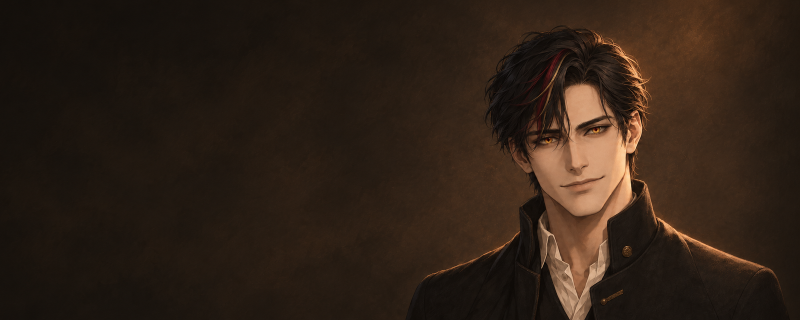
#> input picture assets/sahne.png, 1600 x 640 px (shown at 1/2 size)
$ python animasyon.py
#> lines starting #> are read from the running program, lines starting #| are printed output that depends on the picture; after the words box and inside, x2 and y2 are one past the last pixel; in counts of white or black regions, pixels touching at a corner belong together
### assets/banner.py
"""NOIR GitHub profil banner'ı ve araç kartı (koyu, sıcak; NOIR karakterinin paleti).

Sahne (sahne.png, 1600x640) yazısız bir görseldir: onaylı NOIR portresi görsel referans
verilerek üretildi, yalnız göz içi ikinci bir yerel düzenlemeyle portreye eşlendi, sonra
2,5:1 kırpılıp ölçeklendi (esnetme yok). Bütün yazılar bu dosyada kodla dizilir; görsel
üretici modele yazı yazdırılmaz. Fontlar fonts/ klasöründen okunur (SIL OFL 1.1).

Kullanım:
    python banner.py                 # banner.png + kart-dogallastirici.png

ciz(durum, zoom, parla) animasyon.py tarafından kare kare çağrılır; argümansız çağrı
statik banner'ın son halidir.
"""
import argparse
import os

from PIL import Image, ImageChops, ImageDraw, ImageFilter, ImageFont

KOK = os.path.dirname(os.path.abspath(__file__))
FONT = os.path.join(KOK, "fonts")
SAHNE = os.path.join(KOK, "sahne.png")

W, H = 1600, 640          # çıktı boyutu
S = 2                     # yazı maskesi ölçeği (2x çizilip küçültülür, kenarlar yumuşar)

# Palet: portreden ölçülen renkler (zemin umber/kömür, gömlek fildişi, iris altını,
# iris çevresindeki kızıl halka ve saçtaki bordo tutam).
ZEMIN = "#14100C"
KREM = "#EFE4D2"
SOLUK = "#BBA88E"
SATIR_RENK = "#D2C2A8"
AMBER = "#E0A43C"
KIZIL = "#A8321E"
CIZGI = "#4A3A2B"

ODAK = (1145, 271)        # iki gözün ortası (sahne.png px); yakınlaşma bu noktaya doğru
GOZLER = ((1098, 281), (1192, 261))

SON = {"etiket": 1, "baslik": 1, "satir": 1, "alt": 1}


def tr_buyuk(s):
    """Türkçe büyük harf: i→İ, ı→I (str.upper() bunu bilmez)."""
    return str(s).replace("i", "İ").replace("ı", "I").upper()


def s(v):
    return int(round(v * S))


_fc = {}


def font(ad, px, agirlik=None):
    k = (ad, px, agirlik)
    if k not in _fc:
        f = ImageFont.truetype(os.path.join(FONT, ad), s(px))
        if agirlik is not None:                        # Newsreader değişken: [wght, opsz]
            f.set_variation_by_axes([agirlik, min(72, max(6, px))])
        _fc[k] = f
    return _fc[k]


def serif(px, w=560):
    return font("Newsreader-VF.ttf", px, w)


def italik(px, w=400):
    return font("Newsreader-Italic-VF.ttf", px, w)


def mono(px, kalin=True):
    return font("IBMPlexMono-SemiBold.ttf" if kalin else "IBMPlexMono-Medium.ttf", px)


def kademe(t, a, b):
    """t'yi [a,b] aralığında 0..1'e eşler; yumuşak (smoothstep)."""
    if t <= a:
        return 0.0
    if t >= b:
        return 1.0
    u = (t - a) / (b - a)
    return u * u * (3 - 2 * u)


# ── çizim yardımcıları ─────────────────────────────────────────────────────
class Tuval:
    """1x görüntü üstüne 2x çizilmiş maskeyle yarı saydam boyama."""

    def __init__(self, im):
        self.im = im.copy()

    def boya(self, renk, maske_ciz, alfa=1.0, wipe=None):
        if alfa <= 0:
            return
        m = Image.new("L", (s(W), s(H)), 0)
        maske_ciz(ImageDraw.Draw(m))
        if wipe is not None:
            m = ImageChops.multiply(m, wipe)
        m = m.resize(self.im.size, Image.LANCZOS)
        if alfa < 1:
            m = m.point(lambda v: int(v * alfa))
        self.im.paste(renk, (0, 0), m)


def aralikli(d, x, y, metin, f, takip_em, fill=255, anchor="ls"):
    """Harf aralıklı (letter-spacing) yazı; bitiş x'ini döndürür (2x px)."""
    tk = f.size * takip_em
    for ch in metin:
        d.text((x, y), ch, font=f, fill=fill, anchor=anchor)
        x += f.getlength(ch) + tk
    return x


def aralikli_gen(metin, f, takip_em):
    return sum(f.getlength(c) for c in metin) + f.size * takip_em * (len(metin) - 1)


def wipe_maske(x0, x1, p, yumusak=70):
    """p∈[0,1]: x0→x1 (2x px) arası soldan sağa açılan yatay maske."""
    w, h = s(W), s(H)
    on = x0 + (x1 - x0 + s(yumusak)) * p
    satir = Image.new("L", (w, 1))
    px = satir.load()
    for x in range(w):
        v = (on - x) / s(yumusak)
        px[x, 0] = int(255 * max(0.0, min(1.0, v)))
    return satir.resize((w, h))


# [8 lines left out: function kapsul, not called in this run]


# ── sahne katmanları ───────────────────────────────────────────────────────
_sahne = None


def sahne():
    global _sahne
    if _sahne is None:
        im = Image.open(SAHNE).convert("RGB")
#> im is the input picture: PIL image 1600x640 RGB; mean R, G, B 47.3, 33.2, 22.7
        if im.size != (W, H):
            raise SystemExit(f"sahne.png {im.size}; beklenen {(W, H)}")
        _sahne = im
    return _sahne


def _pencere(z):
#> called with z = 1.03
    fx, fy = ODAK
#> fx = 1145; fy = 271
    w, h = W / z, H / z
    x0 = min(max(fx - fx / z, 0), W - w)
#> x0 = 38.72
    y0 = min(max(fy - fy / z, 0), H - h)
#> y0 = 9.16
    return x0, y0, w, h


def yakinlas(im, z):
    """ODAK noktasına doğru z kat yakınlaşma (z ≥ 1); en-boy oranı korunur."""
    if z <= 1.0001:
        return im
    x0, y0, w, h = _pencere(z)
#> x0 = 38.72; y0 = 9.16; w = 1545.9; h = 618.4
    return im.transform((W, H), Image.EXTENT, (x0, y0, x0 + w, y0 + h), Image.BICUBIC)
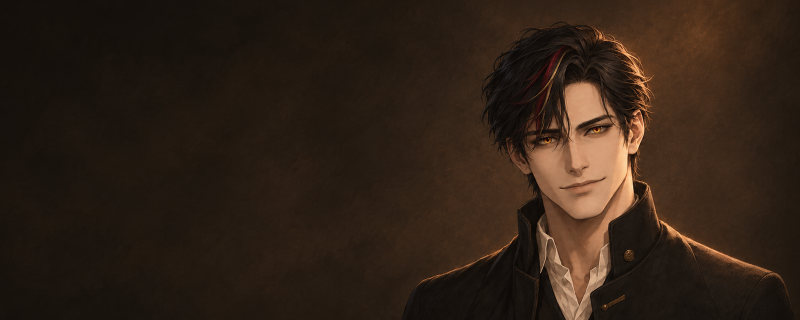
#> returned value: PIL image 1600x640 RGB (shown at 1/2 size); mean R, G, B 48.1, 33.5, 22.7


def nokta(p, z):
    """Sahne noktasının z yakınlaşmasındaki yeri."""
    if z <= 1.0001:
        return p
    x0, y0, _, _ = _pencere(z)
    return ((p[0] - x0) * z, (p[1] - y0) * z)


_kar = None


def karartma_maskesi():
    """Yazı alanının arkası: soldan sağa azalan yumuşak karartma + hafif alt kenar."""
    global _kar
    if _kar is None:
        sutun = [1 - kademe(x, 0, 0.60 * W) for x in range(W)]
        satir = [kademe(y, 0.70 * H, H) * 0.35 for y in range(H)]
        m = Image.new("L", (W, H), 0)
#> m: PIL image 1600x640 L; every value is 0
        m.putdata([int(255 * min(1.0, 0.52 * u + v * (1 - 0.5 * u)))
                   for v in satir for u in sutun])
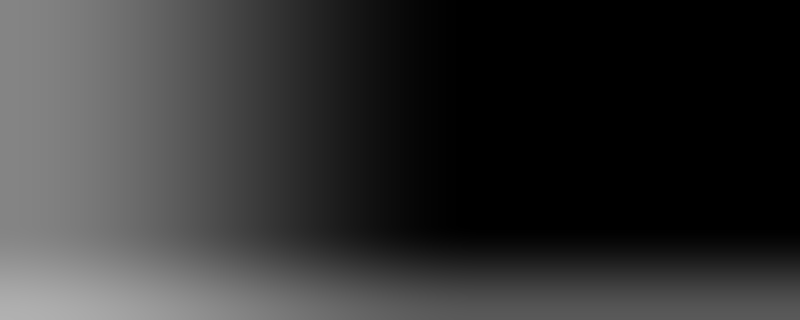
#> m: PIL image 1600x640 L (shown at 1/2 size); min 0, max 177, mean 50.8
        _kar = m
    return _kar


def parilti(im, g, z=1.0):
    """Gözlerde ince sıcak parlama (yüz geometrisine dokunmaz); g=0 iken görüntü değişmez."""
    if g <= 0:
        return im
    k = Image.new("L", (W, H), 0)
    d = ImageDraw.Draw(k)
    for p in GOZLER:
        x, y = nokta(p, z)
        r = 9 * z
        d.ellipse([x - r, y - r * .62, x + r, y + r * .62], fill=int(115 * g))
    k = k.filter(ImageFilter.GaussianBlur(5 * z))
    renk = Image.new("RGB", (W, H), AMBER)
    return ImageChops.add(im, ImageChops.multiply(renk, Image.merge("RGB", (k, k, k))))


# ── banner ─────────────────────────────────────────────────────────────────
SATIR = "Türkçe yapay zeka araçları ve okuma notları"
ETIKET = "ARAÇLAR · SKILL'LER · OKUMA NOTLARI"   # elle büyük harf: "skill" İngilizce, İ almaz
X0 = 92


def ciz(durum=None, zoom=1.0, parla=0.0):
    """durum: SON anahtarlarıyla ilerleme (0..1). zoom ≥ 1, parla 0..1. Argümansız = statik son hal."""
    d = dict(SON, **(durum or {}))
    im = yakinlas(sahne(), zoom)
    im = parilti(im, parla, zoom)
    im = Image.composite(Image.new("RGB", (W, H), ZEMIN), im, karartma_maskesi())
    t = Tuval(im)

    # etiket satırı: kızıl kısa çizgi + amber mono
    e = d["etiket"]
    if e > 0:
        y = 188
        t.boya(KIZIL, lambda g: g.rectangle([s(X0), s(y - 9), s(X0 + 26), s(y - 5)], fill=255), e)
        fm = mono(20)
        bx = s(X0 + 42)
        wm = None if e >= 1 else wipe_maske(bx, bx + aralikli_gen(ETIKET, fm, .16), e)
        t.boya(AMBER, lambda g: aralikli(g, bx, s(y), ETIKET, fm, .16), 1, wm)

    # başlık
    b = d["baslik"]
    if b > 0:
        f = serif(204, 540)
        bx, by = s(X0 - 8), s(388)
        wm = None if b >= 1 else wipe_maske(bx, bx + aralikli_gen("NOIR", f, .02), b, yumusak=120)
        t.boya(KREM, lambda g: aralikli(g, bx, by, "NOIR", f, .02), 1, wm)

    # alt satır
    st = d["satir"]
    if st > 0:
        fi = italik(38, 430)
        sx = s(X0)
        wm = None if st >= 1 else wipe_maske(sx, sx + fi.getlength(SATIR), st)
        t.boya(SATIR_RENK, lambda g: g.text((sx, s(452)), SATIR, font=fi, fill=255, anchor="ls"), 1, wm)

    # alt imza: kısa çizgi, iki renkli kapsül, @noirkrtx
    al = d["alt"]
    if al > 0:
        ya = 562
        t.boya(CIZGI, lambda g: g.rectangle([s(X0), s(514), s(X0) + s(300) * al, s(515.5)], fill=255))
        kw, kh = s(36), s(8)
        kapsul(t, s(X0), s(ya) - s(7) - kh // 2, kw, kh, al)
        t.boya(KREM, lambda g: aralikli(g, s(X0 + 52), s(ya), "@noirkrtx", mono(22), .06), al)

    return t.im


# ── araç kartı (README'deki kart; karakter yok) ────────────────────────────
# [46 lines left out: function kart, not called in this run]


# [14 lines that do not run on import are left out]

### assets/animasyon.py
"""NOIR profil banner'ının hareketli WebP'si (banner.py ile aynı çizim, kare kare).

Sıra: sahne 1,035 yakınlıktan gözlerin ortasına doğru yavaşça 1,00'a oturur (kamera
geri çekilir; yüz geometrisine dokunan bir efekt yok) → gözlerde ince, sıcak bir parlama
yükselip söner → etiket, NOIR, alt satır ve imza soldan açılır. Son kare statik
banner.png ile aynı çizimdir (zoom 1, parlama 0); animasyon bir kez oynar.

Kullanım:  python animasyon.py  [-o banner-hareketli.webp] [--fps 20] [--kalite 82]
Rastgelelik yok: aynı kod her seferinde aynı kareleri üretir.
"""
import argparse
import os

import banner as B

KOK = os.path.dirname(os.path.abspath(__file__))
SURE = 4.2        # hareketli bölüm (sn)
BEKLE = 1.5       # son karede bekleme (sn); sonra durağan kalır


def kare(t):
    k = B.kademe
    zoom = 1.0 + 0.035 * (1 - k(t, 0.0, SURE))
    parla = k(t, 0.6, 1.5) * (1 - k(t, 1.9, 3.0))
    durum = {
        "etiket": k(t, 1.0, 1.8),
        "baslik": k(t, 1.3, 2.4),
        "satir": k(t, 2.0, 3.0),
        "alt": k(t, 2.7, 3.5),
    }
    return B.ciz(durum, zoom=zoom, parla=parla)


def uret(yol, fps, kalite):
    n = int(SURE * fps)
    ms = round(1000 / fps)
    kareler = [kare(i / fps) for i in range(n)]
#> in parilti (call 14), `k = k.filter(ImageFilter.GaussianBlur(5 * z))`:
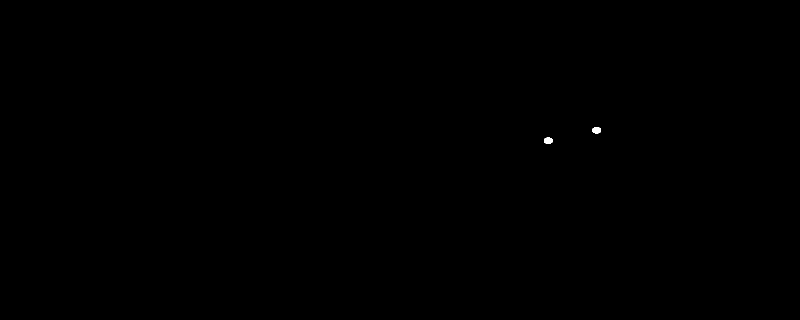
#> k: PIL image 1600x640 L (shown at 1/2 size); values 0 (black) and 1 (white), 0.04% white; 2 white regions, box (x1, y1, x2, y2) and area: (1185, 254, 1202, 267) 185, (1088, 275, 1105, 288) 185
#> in parilti (call 14), `renk = Image.new("RGB", (W, H), AMBER)`:
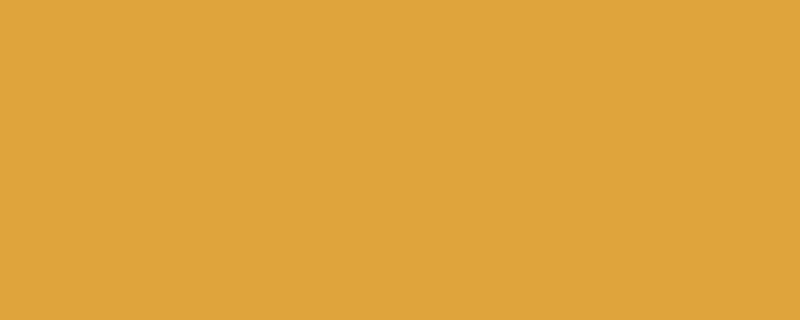
#> renk: PIL image 1600x640 RGB (shown at 1/2 size); mean R, G, B 224, 164, 60
    kareler.append(B.ciz())                       # statik banner ile aynı çizim
    sureler = [ms] * n + [int(BEKLE * 1000)]
    kareler[0].save(yol, save_all=True, append_images=kareler[1:], duration=sureler,
                    loop=1, lossless=False, quality=kalite, method=6)
    return len(kareler), sum(sureler)


if __name__ == "__main__":
    ap = argparse.ArgumentParser()
    ap.add_argument("-o", default=os.path.join(KOK, "banner-hareketli.webp"))
    ap.add_argument("--fps", type=int, default=20)
    ap.add_argument("--kalite", type=int, default=82)
    a = ap.parse_args()
#> (the run stopped early here; a loop or call above may not have finished)
